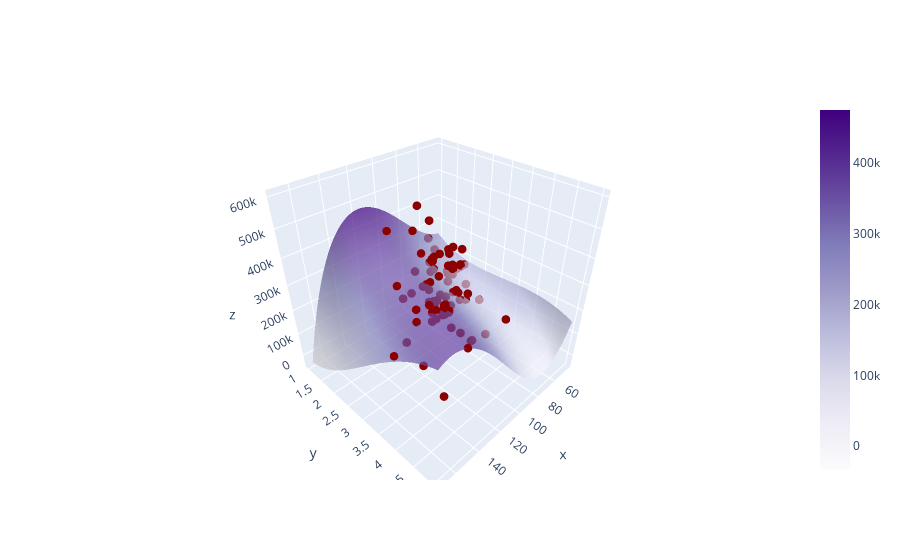

The notebook cell this image was saved under:
### Code cell
# Como no podemos interactuar con esta gráfica y es posible que nos interese
import plotly.graph_objects as go
fig = go.Figure()

# Agregar los puntos originales
fig.add_trace(
    go.Scatter3d(x = df_filtrado["Area"], y = df_filtrado["Habitaciones"], z = df_filtrado["Precio"],
                 mode = "markers", marker = dict(size=3, color='darkred'), name = "Datos originales")
)

# Agregar el plano de predicción
fig.add_trace(
    go.Surface(x = area_range, y = habitaciones_range, z = y_pred,
                 colorscale="Purples", name = "Datos predichos", opacity=0.7)
)

fig.show()
